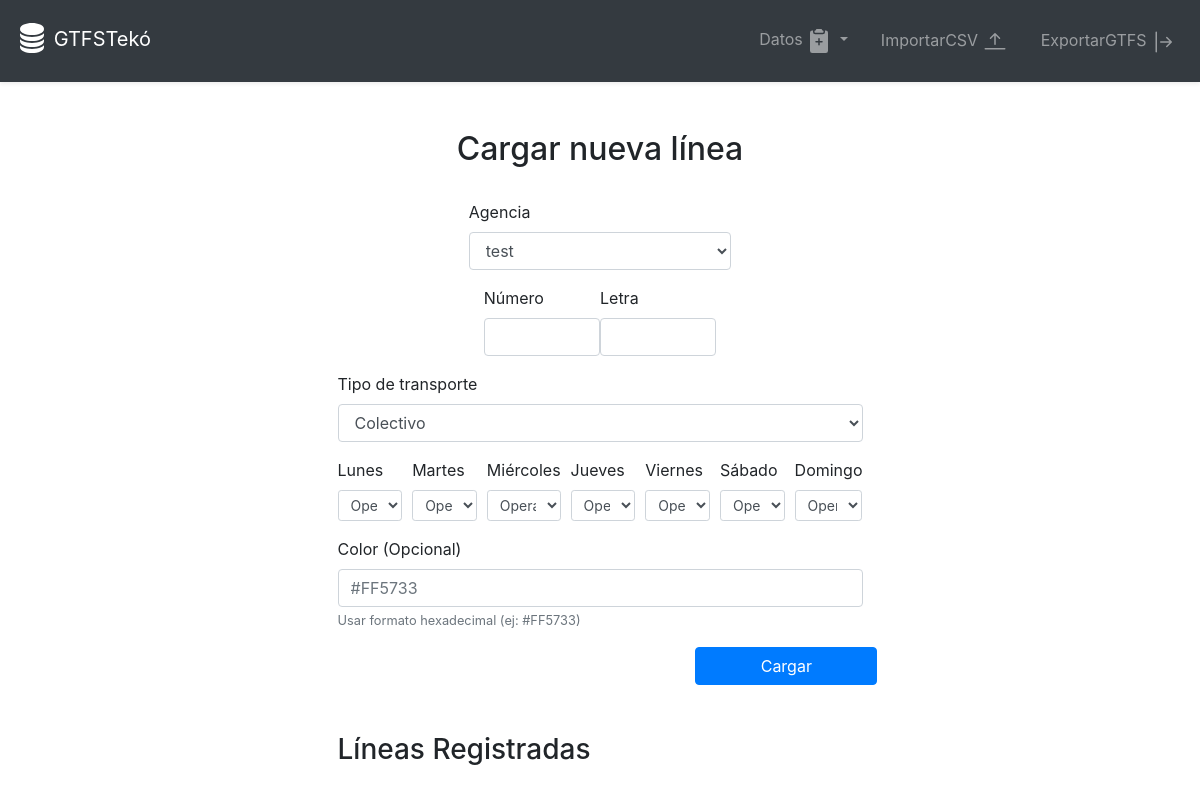
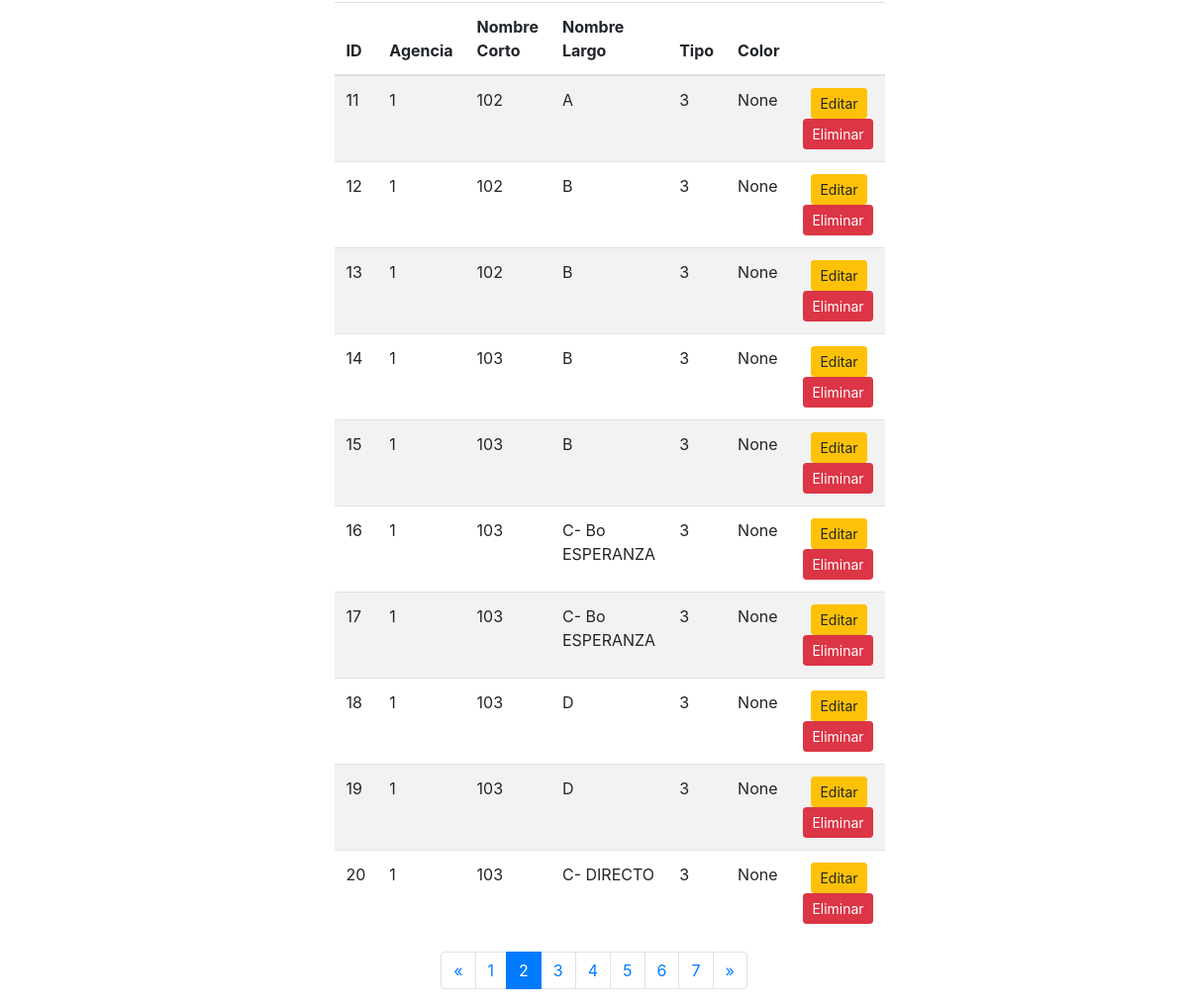
/route/cargar_routes?page=2, run on the app's committed database (2 pictures, top to bottom).
### models/models.py (models this page shows)
class Route(db.Model):
    route_id = db.Column(db.Integer, primary_key=True)
    agency_id = db.Column(db.Integer, db.ForeignKey('agency.agency_id'), nullable=False)
    route_short_name = db.Column(db.String(10), nullable=False)
    route_long_name = db.Column(db.String(100), nullable=False)
    route_type = db.Column(db.Integer, nullable=False)
    route_color = db.Column(db.String(6))

### routes/route_routes.py (the view, shortened to what this page needs)
@route_bp.route('/cargar_routes', methods=['GET', 'POST'])
def cargar_routes():
    agencies = Agency.query.all()
    page = request.args.get(get_page_parameter(), type=int, default=1)  # Get the current page
    per_page = 10  # Set the number of items per page
    routes = Route.query.paginate(page=page, per_page=per_page)  # Paginate routes
    pagination = Pagination(page=page, total=routes.total, search=False, record_name='routes', per_page=per_page)
    return render_template('cargar_routes.html', agencies=agencies, routes=routes.items, pagination=pagination, current_page=page, total_pages=routes.pages)

### templates/cargar_routes.html (shortened to what this page needs)
{% extends "base.html" %}
{% block content %}
<div class="container mt-5 d-flex justify-content-center w-50 flex-column">
    <h2 class="text-center">Cargar nueva línea</h2>
    <form method="POST" class="mt-4">
        <div class="d-flex justify-content-center">
        <div class="form-group w-50">
            <label for="agency_id">Agencia</label>
            <select class="form-control" id="agency_id" name="agency_id" required>
                {% for agency in agencies %}
                    <option value="{{ agency.agency_id }}">{{ agency.agency_name }}</option>
                {% endfor %}
            </select>
        </div>
    </div>
        <div class="container d-flex justify-content-center w-50">
        <div class="form-group">
            <label for="route_short_name">Número</label>
            <input type="text" class="form-control" id="route_short_name" name="route_short_name" required>
        </div>
        <div class="form-group">
            <label for="route_long_name">Letra</label>
            <input type="text" class="form-control" id="route_long_name" name="route_long_name" required>
        </div>
    </div>
    <div class="d-flex justify-content-center flex-column">
        <div class="form-group">
            <label for="route_type">Tipo de transporte</label>
            <select class="form-control" id="route_type" name="route_type" required>
                <option value="3">Colectivo</option>
            </select>
        </div>
        <div class="form-row">
            {% for day in ['lunes', 'martes', 'miércoles', 'jueves', 'viernes', 'sábado', 'domingo'] %}
            <div class="form-group col">
                <label for="{{ day }}">{{ day|capitalize }}</label>
                <select class="form-control form-control-sm" id="{{ day }}" name="{{ day }}" required>
                    <option value="1" selected>Operativo</option>
                </select>
            </div>
            {% endfor %}
        </div>
        <div class="form-group">
            <label for="route_color">Color (Opcional)</label>
            <input type="text" class="form-control" id="route_color" name="route_color" placeholder="#FF5733" maxlength="7">
            <small class="form-text text-muted">Usar formato hexadecimal (ej: #FF5733)</small>
        </div>
    </div>
    <div class="row">
        <div class="col"></div>
        <div class="col"></div>
        <button type="submit" class="btn btn-primary col">Cargar</button>
    </div>
    </form>
    <h3 class="mt-5">Líneas Registradas</h3>
    <table class="table table-striped mt-3">
        <thead>
            <tr>
                <th>ID</th>
                <th>Agencia</th>
                <th>Nombre Corto</th>
                <th>Nombre Largo</th>
                <th>Tipo</th>
                <th>Color</th>
                <th></th>
            </tr>
        </thead>
        <tbody>
            {% for route in routes %}
                <tr>
                    <td>{{ route.route_id }}</td>
                    <td>{{ route.agency_id }}</td>
                    <td>{{ route.route_short_name }}</td>
                    <td>{{ route.route_long_name }}</td>
                    <td>{{ route.route_type }}</td>
                    <td>{{ route.route_color }}</td>
                    <td>
                        <button type="button" class="btn btn-warning btn-sm ml-2" data-toggle="modal" data-target="#editModal{{ route.route_id }}">
                            Editar
                        </button>
                        <form method="POST" action="{{ url_for('route.delete_route', route_id=route.route_id) }}" onsubmit="return confirm('¿Estás seguro de que deseas eliminar esta ruta?');">
                            <button type="submit" class="btn btn-danger btn-sm">Eliminar</button>
                        </form>
                    </td>
                </tr>
            {% endfor %}
        </tbody>
    </table>
    <nav aria-label="Page navigation">
        <ul class="pagination justify-content-center">
            {% if current_page > 1 %}
                <li class="page-item">
                    <a class="page-link" href="{{ url_for('route.cargar_routes', page=current_page - 1) }}" aria-label="Previous">
                        <span aria-hidden="true">&laquo;</span>
                    </a>
                </li>
            {% endif %}
            {% for page_num in range(1, total_pages + 1) %}
                <li class="page-item {% if page_num == current_page %}active{% endif %}">
                    <a class="page-link" href="{{ url_for('route.cargar_routes', page=page_num) }}">{{ page_num }}</a>
                </li>
            {% endfor %}
            {% if current_page < total_pages %}
                <li class="page-item">
                    <a class="page-link" href="{{ url_for('route.cargar_routes', page=current_page + 1) }}" aria-label="Next">
                        <span aria-hidden="true">&raquo;</span>
                    </a>
                </li>
            {% endif %}
        </ul>
    </nav>
</div>
{% endblock %}

### data on the page
Route: route_id "11", agency_id "1", route_short_name "102", route_long_name "A", route_type "3", route_color "None"
Route: route_id "12", agency_id "1", route_short_name "102", route_long_name "B", route_type "3", route_color "None"
Route: route_id "13", agency_id "1", route_short_name "102", route_long_name "B", route_type "3", route_color "None"
Route: route_id "14", agency_id "1", route_short_name "103", route_long_name "B", route_type "3", route_color "None"
Route: route_id "15", agency_id "1", route_short_name "103", route_long_name "B", route_type "3", route_color "None"
Route: route_id "16", agency_id "1", route_short_name "103", route_long_name "C- Bo ESPERANZA", route_type "3", route_color "None"
Route: route_id "17", agency_id "1", route_short_name "103", route_long_name "C- Bo ESPERANZA", route_type "3", route_color "None"
Route: route_id "18", agency_id "1", route_short_name "103", route_long_name "D", route_type "3", route_color "None"
Route: route_id "19", agency_id "1", route_short_name "103", route_long_name "D", route_type "3", route_color "None"
Route: route_id "20", agency_id "1", route_short_name "103", route_long_name "C- DIRECTO", route_type "3", route_color "None"

### other printed values
{{ day|capitalize }} "Lunes" "Martes" "Miércoles" "Jueves" "Viernes" "Sábado" "Domingo"
{{ page_num }} "1" "2" "3" "4" "5" "6" "7"
form field agency_id "test"
